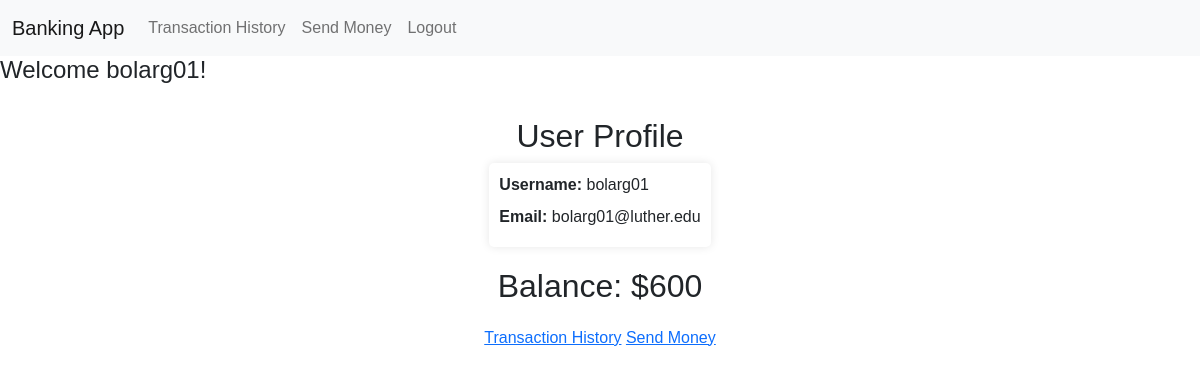
The page / (signed in) on the database its author committed.
### models.py (models this page shows)
class User(db.Model):
    __tablename__ = 'users'
    user_id = db.Column(db.Integer, primary_key=True)
    user_name = db.Column(db.String(50), nullable=False)
    user_email = db.Column(db.String(50), nullable=False)
    user_password = db.Column(db.String(50), nullable=False)

class Account(db.Model):
    __tablename__ = 'accounts'
    account_id = db.Column(db.Integer, primary_key=True)
    u_id = db.Column(db.Integer, db.ForeignKey('users.user_id'), nullable=False)
    account_balance = db.Column(db.Integer, nullable=False)

### app.py (the view)
@app.route('/')
def index():
    if 'user_id' not in session:
        return redirect(url_for('login'))
    else :
        user_id = session['user_id']
        user = User.query.filter_by(user_id=user_id).first()
        username = user.user_name
        email = user.user_email
        account = Account.query.filter_by(u_id=user_id).first()
        balance = account.account_balance
        return render_template('index.html', username=username, email=email,
        balance=balance)

### templates/index.html
{% extends "base.html" %}
{% block content %}
<link rel="stylesheet" href="{{ url_for('static', filename='index.css') }}">
<h4>Welcome {{username}}!</h4>
<div class="profile-container">
    <div class="user-profile">
        <h2>User Profile</h2>
        <div class="profile-info">
            <p><strong>Username:</strong> {{username}}</p>
            <p><strong>Email:</strong> {{email}}</p>
        </div>
    </div>
    <h2>Balance: ${{balance}}</h2>
    <div class="links">
        <a href="{{url_for('transaction_history')}}">Transaction History</a>
        <a href="{{url_for('send_money')}}">Send Money</a>
    </div>
</div>
{% endblock %}

### static/index.css (style rules this page uses)
body { font-family: Arial, sans-serif; background-color: #ffffff; align-items: center; }
.profile-container { text-align: center; margin-top: 2rem; }
.user-profile { margin-bottom: 20px; }
.profile-info { background-color: #fff; padding: 10px; border-radius: 5px; box-shadow: 0 0 10px rgba(0, 0, 0, 0.1); display: inline-block; text-align: left; }
.profile-info p { margin-bottom: 8px; }
.links { margin-top: 20px; }

### rows shown on the page
User: user_name "bolarg01", user_email "bolarg01@luther.edu"
Account: account_balance "600"
